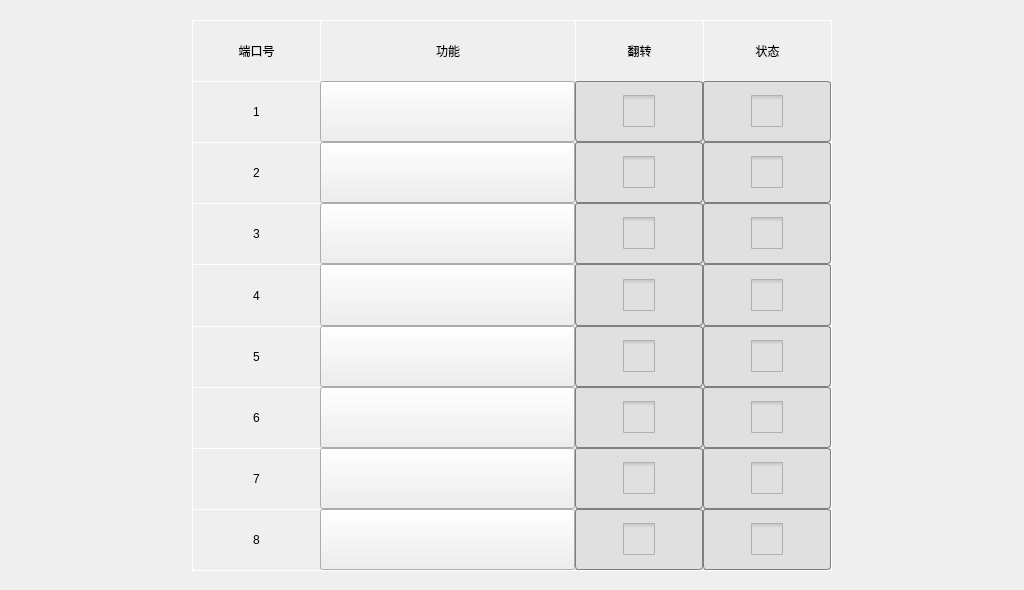
<?xml version="1.0" encoding="UTF-8"?>
<ui version="4.0">
 <class>FormMenuIO1</class>
 <widget class="QWidget" name="FormMenuIO1">
  <property name="geometry">
   <rect>
    <x>0</x>
    <y>0</y>
    <width>1024</width>
    <height>590</height>
   </rect>
  </property>
  <property name="windowTitle">
   <string>FormMenuIO1</string>
  </property>
  <widget class="QWidget" name="widget" native="true">
   <property name="geometry">
    <rect>
     <x>192</x>
     <y>20</y>
     <width>640</width>
     <height>551</height>
    </rect>
   </property>
   <property name="styleSheet">
    <string notr="true">QLabel {
border-left: 1px solid white;
border-top: 1px solid white;
}
.QWidget {
border-right: 1px solid white;
border-bottom: 1px solid white;
}
QCheckBox::indicator {
subcontrol-position: center center;
width: 32px;
height: 32px;
}
QCheckBox {
border: 1px solid gray;
border-radius: 3px;
background: rgb(224,224,224);
}
QCheckBox:!enabled {
color: black;
}
QCheckBox:checked {
background: green;
}
CheckBox {
background: white;
}
CheckBox:checked {
background: white;
}
QPushButton:enabled {
color: blue;
}</string>
   </property>
   <layout class="QGridLayout" name="gridLayout" columnstretch="1,2,1,1">
    <property name="leftMargin">
     <number>0</number>
    </property>
    <property name="topMargin">
     <number>0</number>
    </property>
    <property name="rightMargin">
     <number>1</number>
    </property>
    <property name="bottomMargin">
     <number>1</number>
    </property>
    <property name="spacing">
     <number>0</number>
    </property>
    <item row="6" column="0">
     <widget class="QLabel" name="lab_in_6">
      <property name="text">
       <string>6</string>
      </property>
      <property name="alignment">
       <set>Qt::AlignCenter</set>
      </property>
      <property name="margin">
       <number>3</number>
      </property>
     </widget>
    </item>
    <item row="8" column="0">
     <widget class="QLabel" name="lab_in_8">
      <property name="text">
       <string>8</string>
      </property>
      <property name="alignment">
       <set>Qt::AlignCenter</set>
      </property>
      <property name="margin">
       <number>3</number>
      </property>
     </widget>
    </item>
    <item row="7" column="2">
     <widget class="CheckBox" name="in_inv_7">
      <property name="sizePolicy">
       <sizepolicy hsizetype="Preferred" vsizetype="Preferred">
        <horstretch>0</horstretch>
        <verstretch>0</verstretch>
       </sizepolicy>
      </property>
      <property name="text">
       <string/>
      </property>
     </widget>
    </item>
    <item row="4" column="2">
     <widget class="CheckBox" name="in_inv_4">
      <property name="sizePolicy">
       <sizepolicy hsizetype="Preferred" vsizetype="Preferred">
        <horstretch>0</horstretch>
        <verstretch>0</verstretch>
       </sizepolicy>
      </property>
      <property name="text">
       <string/>
      </property>
     </widget>
    </item>
    <item row="3" column="0">
     <widget class="QLabel" name="lab_in_3">
      <property name="text">
       <string>3</string>
      </property>
      <property name="alignment">
       <set>Qt::AlignCenter</set>
      </property>
      <property name="margin">
       <number>3</number>
      </property>
     </widget>
    </item>
    <item row="0" column="0">
     <widget class="QLabel" name="label_in_1">
      <property name="text">
       <string>端口号</string>
      </property>
      <property name="alignment">
       <set>Qt::AlignCenter</set>
      </property>
      <property name="margin">
       <number>3</number>
      </property>
     </widget>
    </item>
    <item row="4" column="0">
     <widget class="QLabel" name="lab_in_4">
      <property name="text">
       <string>4</string>
      </property>
      <property name="alignment">
       <set>Qt::AlignCenter</set>
      </property>
      <property name="margin">
       <number>3</number>
      </property>
     </widget>
    </item>
    <item row="5" column="2">
     <widget class="CheckBox" name="in_inv_5">
      <property name="sizePolicy">
       <sizepolicy hsizetype="Preferred" vsizetype="Preferred">
        <horstretch>0</horstretch>
        <verstretch>0</verstretch>
       </sizepolicy>
      </property>
      <property name="text">
       <string/>
      </property>
     </widget>
    </item>
    <item row="6" column="2">
     <widget class="CheckBox" name="in_inv_6">
      <property name="sizePolicy">
       <sizepolicy hsizetype="Preferred" vsizetype="Preferred">
        <horstretch>0</horstretch>
        <verstretch>0</verstretch>
       </sizepolicy>
      </property>
      <property name="text">
       <string/>
      </property>
     </widget>
    </item>
    <item row="0" column="2">
     <widget class="QLabel" name="label_in_3">
      <property name="text">
       <string>翻转</string>
      </property>
      <property name="alignment">
       <set>Qt::AlignCenter</set>
      </property>
      <property name="margin">
       <number>3</number>
      </property>
     </widget>
    </item>
    <item row="8" column="2">
     <widget class="CheckBox" name="in_inv_8">
      <property name="sizePolicy">
       <sizepolicy hsizetype="Preferred" vsizetype="Preferred">
        <horstretch>0</horstretch>
        <verstretch>0</verstretch>
       </sizepolicy>
      </property>
      <property name="text">
       <string/>
      </property>
     </widget>
    </item>
    <item row="2" column="0">
     <widget class="QLabel" name="lab_in_2">
      <property name="text">
       <string>2</string>
      </property>
      <property name="alignment">
       <set>Qt::AlignCenter</set>
      </property>
      <property name="margin">
       <number>3</number>
      </property>
     </widget>
    </item>
    <item row="5" column="0">
     <widget class="QLabel" name="lab_in_5">
      <property name="text">
       <string>5</string>
      </property>
      <property name="alignment">
       <set>Qt::AlignCenter</set>
      </property>
      <property name="margin">
       <number>3</number>
      </property>
     </widget>
    </item>
    <item row="7" column="0">
     <widget class="QLabel" name="lab_in_7">
      <property name="text">
       <string>7</string>
      </property>
      <property name="alignment">
       <set>Qt::AlignCenter</set>
      </property>
      <property name="margin">
       <number>3</number>
      </property>
     </widget>
    </item>
    <item row="1" column="2">
     <widget class="CheckBox" name="in_inv_1">
      <property name="sizePolicy">
       <sizepolicy hsizetype="Preferred" vsizetype="Preferred">
        <horstretch>0</horstretch>
        <verstretch>0</verstretch>
       </sizepolicy>
      </property>
      <property name="text">
       <string/>
      </property>
     </widget>
    </item>
    <item row="2" column="2">
     <widget class="CheckBox" name="in_inv_2">
      <property name="sizePolicy">
       <sizepolicy hsizetype="Preferred" vsizetype="Preferred">
        <horstretch>0</horstretch>
        <verstretch>0</verstretch>
       </sizepolicy>
      </property>
      <property name="text">
       <string/>
      </property>
     </widget>
    </item>
    <item row="1" column="0">
     <widget class="QLabel" name="lab_in_1">
      <property name="text">
       <string>1</string>
      </property>
      <property name="alignment">
       <set>Qt::AlignCenter</set>
      </property>
      <property name="margin">
       <number>3</number>
      </property>
     </widget>
    </item>
    <item row="3" column="2">
     <widget class="CheckBox" name="in_inv_3">
      <property name="sizePolicy">
       <sizepolicy hsizetype="Preferred" vsizetype="Preferred">
        <horstretch>0</horstretch>
        <verstretch>0</verstretch>
       </sizepolicy>
      </property>
      <property name="text">
       <string/>
      </property>
     </widget>
    </item>
    <item row="0" column="1">
     <widget class="QLabel" name="label_in_2">
      <property name="whatsThis">
       <string>功能?</string>
      </property>
      <property name="text">
       <string>功能</string>
      </property>
      <property name="alignment">
       <set>Qt::AlignCenter</set>
      </property>
      <property name="margin">
       <number>3</number>
      </property>
     </widget>
    </item>
    <item row="0" column="3">
     <widget class="QLabel" name="label_in_4">
      <property name="styleSheet">
       <string notr="true">border-right: 0px;</string>
      </property>
      <property name="text">
       <string>状态</string>
      </property>
      <property name="alignment">
       <set>Qt::AlignCenter</set>
      </property>
      <property name="margin">
       <number>3</number>
      </property>
     </widget>
    </item>
    <item row="1" column="3">
     <widget class="QCheckBox" name="in_state_1">
      <property name="enabled">
       <bool>false</bool>
      </property>
      <property name="sizePolicy">
       <sizepolicy hsizetype="Preferred" vsizetype="Preferred">
        <horstretch>0</horstretch>
        <verstretch>0</verstretch>
       </sizepolicy>
      </property>
      <property name="text">
       <string/>
      </property>
     </widget>
    </item>
    <item row="2" column="3">
     <widget class="QCheckBox" name="in_state_2">
      <property name="enabled">
       <bool>false</bool>
      </property>
      <property name="sizePolicy">
       <sizepolicy hsizetype="Preferred" vsizetype="Preferred">
        <horstretch>0</horstretch>
        <verstretch>0</verstretch>
       </sizepolicy>
      </property>
      <property name="text">
       <string/>
      </property>
     </widget>
    </item>
    <item row="3" column="3">
     <widget class="QCheckBox" name="in_state_3">
      <property name="enabled">
       <bool>false</bool>
      </property>
      <property name="sizePolicy">
       <sizepolicy hsizetype="Preferred" vsizetype="Preferred">
        <horstretch>0</horstretch>
        <verstretch>0</verstretch>
       </sizepolicy>
      </property>
      <property name="text">
       <string/>
      </property>
     </widget>
    </item>
    <item row="4" column="3">
     <widget class="QCheckBox" name="in_state_4">
      <property name="enabled">
       <bool>false</bool>
      </property>
      <property name="sizePolicy">
       <sizepolicy hsizetype="Preferred" vsizetype="Preferred">
        <horstretch>0</horstretch>
        <verstretch>0</verstretch>
       </sizepolicy>
      </property>
      <property name="text">
       <string/>
      </property>
     </widget>
    </item>
    <item row="5" column="3">
     <widget class="QCheckBox" name="in_state_5">
      <property name="enabled">
       <bool>false</bool>
      </property>
      <property name="sizePolicy">
       <sizepolicy hsizetype="Preferred" vsizetype="Preferred">
        <horstretch>0</horstretch>
        <verstretch>0</verstretch>
       </sizepolicy>
      </property>
      <property name="text">
       <string/>
      </property>
     </widget>
    </item>
    <item row="6" column="3">
     <widget class="QCheckBox" name="in_state_6">
      <property name="enabled">
       <bool>false</bool>
      </property>
      <property name="sizePolicy">
       <sizepolicy hsizetype="Preferred" vsizetype="Preferred">
        <horstretch>0</horstretch>
        <verstretch>0</verstretch>
       </sizepolicy>
      </property>
      <property name="text">
       <string/>
      </property>
     </widget>
    </item>
    <item row="7" column="3">
     <widget class="QCheckBox" name="in_state_7">
      <property name="enabled">
       <bool>false</bool>
      </property>
      <property name="sizePolicy">
       <sizepolicy hsizetype="Preferred" vsizetype="Preferred">
        <horstretch>0</horstretch>
        <verstretch>0</verstretch>
       </sizepolicy>
      </property>
      <property name="text">
       <string/>
      </property>
     </widget>
    </item>
    <item row="8" column="3">
     <widget class="QCheckBox" name="in_state_8">
      <property name="enabled">
       <bool>false</bool>
      </property>
      <property name="sizePolicy">
       <sizepolicy hsizetype="Preferred" vsizetype="Preferred">
        <horstretch>0</horstretch>
        <verstretch>0</verstretch>
       </sizepolicy>
      </property>
      <property name="text">
       <string/>
      </property>
     </widget>
    </item>
    <item row="1" column="1">
     <widget class="QPushButton" name="in_1">
      <property name="sizePolicy">
       <sizepolicy hsizetype="Preferred" vsizetype="Preferred">
        <horstretch>0</horstretch>
        <verstretch>0</verstretch>
       </sizepolicy>
      </property>
      <property name="text">
       <string/>
      </property>
     </widget>
    </item>
    <item row="2" column="1">
     <widget class="QPushButton" name="in_2">
      <property name="sizePolicy">
       <sizepolicy hsizetype="Preferred" vsizetype="Preferred">
        <horstretch>0</horstretch>
        <verstretch>0</verstretch>
       </sizepolicy>
      </property>
      <property name="text">
       <string/>
      </property>
     </widget>
    </item>
    <item row="3" column="1">
     <widget class="QPushButton" name="in_3">
      <property name="sizePolicy">
       <sizepolicy hsizetype="Preferred" vsizetype="Preferred">
        <horstretch>0</horstretch>
        <verstretch>0</verstretch>
       </sizepolicy>
      </property>
      <property name="text">
       <string/>
      </property>
     </widget>
    </item>
    <item row="4" column="1">
     <widget class="QPushButton" name="in_4">
      <property name="sizePolicy">
       <sizepolicy hsizetype="Preferred" vsizetype="Preferred">
        <horstretch>0</horstretch>
        <verstretch>0</verstretch>
       </sizepolicy>
      </property>
      <property name="text">
       <string/>
      </property>
     </widget>
    </item>
    <item row="5" column="1">
     <widget class="QPushButton" name="in_5">
      <property name="sizePolicy">
       <sizepolicy hsizetype="Preferred" vsizetype="Preferred">
        <horstretch>0</horstretch>
        <verstretch>0</verstretch>
       </sizepolicy>
      </property>
      <property name="text">
       <string/>
      </property>
     </widget>
    </item>
    <item row="6" column="1">
     <widget class="QPushButton" name="in_6">
      <property name="sizePolicy">
       <sizepolicy hsizetype="Preferred" vsizetype="Preferred">
        <horstretch>0</horstretch>
        <verstretch>0</verstretch>
       </sizepolicy>
      </property>
      <property name="text">
       <string/>
      </property>
     </widget>
    </item>
    <item row="7" column="1">
     <widget class="QPushButton" name="in_7">
      <property name="sizePolicy">
       <sizepolicy hsizetype="Preferred" vsizetype="Preferred">
        <horstretch>0</horstretch>
        <verstretch>0</verstretch>
       </sizepolicy>
      </property>
      <property name="text">
       <string/>
      </property>
     </widget>
    </item>
    <item row="8" column="1">
     <widget class="QPushButton" name="in_8">
      <property name="sizePolicy">
       <sizepolicy hsizetype="Preferred" vsizetype="Preferred">
        <horstretch>0</horstretch>
        <verstretch>0</verstretch>
       </sizepolicy>
      </property>
      <property name="text">
       <string/>
      </property>
     </widget>
    </item>
   </layout>
  </widget>
 </widget>
 <customwidgets>
  <customwidget>
   <class>CheckBox</class>
   <extends>QCheckBox</extends>
   <header>CheckBox.h</header>
  </customwidget>
 </customwidgets>
 <resources/>
 <connections/>
</ui>
